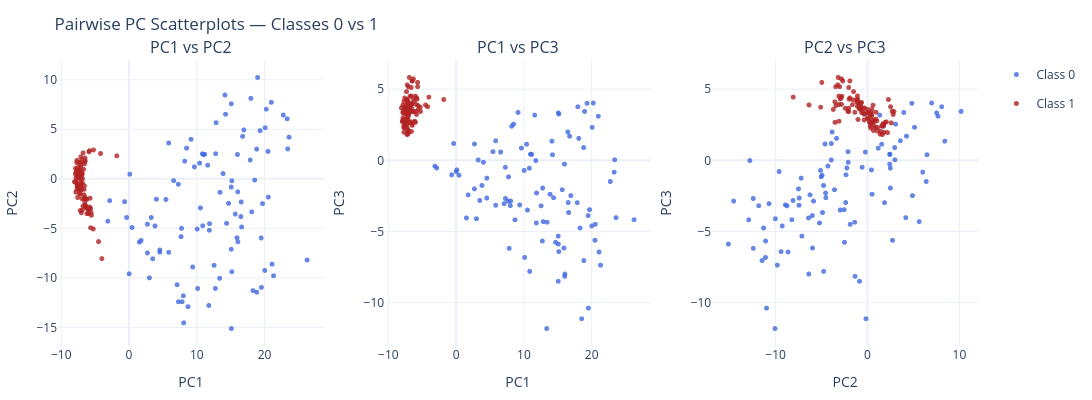
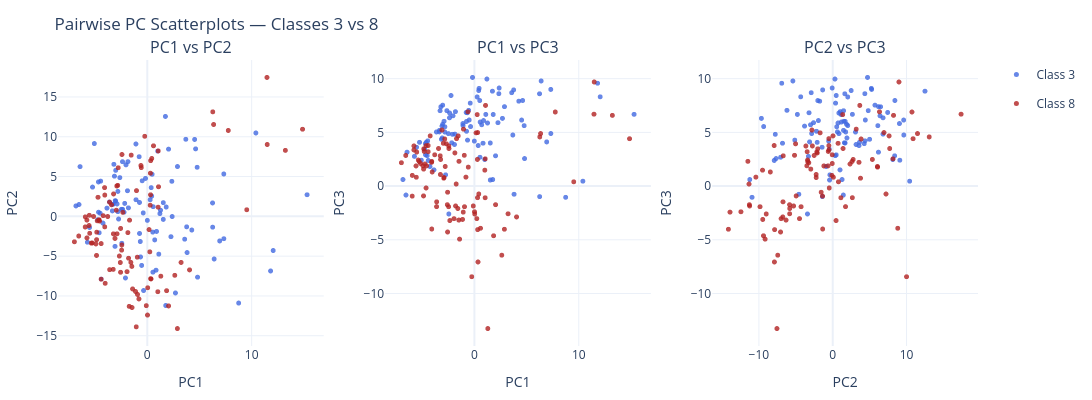
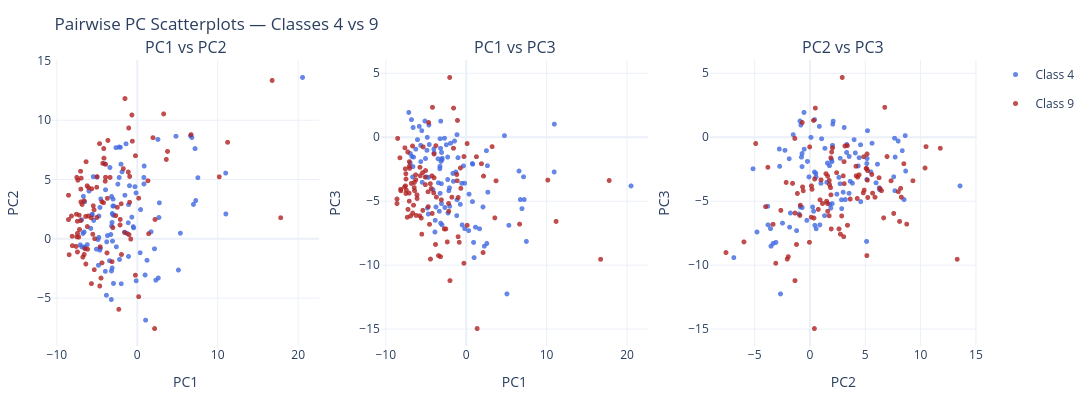
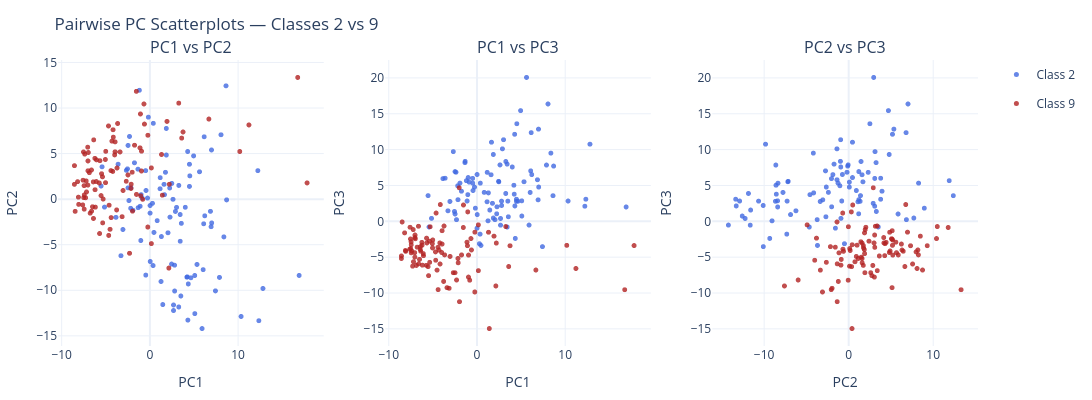

The code cell stored with these charts, in order, in its notebook:
### Code cell
import numpy as np
from sklearn.preprocessing import StandardScaler
from sklearn.decomposition import PCA
import plotly.graph_objects as go
from plotly.subplots import make_subplots

def plot_pairwise_pcs_two_classes(X, y, class_pairs=None, marker_size=5, opacity=0.7):
    """
    For each pair of classes, show a 1x3 grid:
      (PC1 vs PC2), (PC1 vs PC3), (PC2 vs PC3)
    Only the two classes in the pair are plotted in each grid.

    Parameters
    ----------
    X : array-like, shape (n_samples, n_features)
    y : array-like, shape (n_samples,)
    class_pairs : list of tuple[int, int]
        Pairs of class labels to plot. If None, uses a few defaults.
    marker_size : int
        Marker size for scatter points.
    opacity : float
        Marker opacity (0–1).
    """
    if class_pairs is None:
        # A few illustrative pairs; customize as you like
        class_pairs = [(0, 1), (3, 8), (4, 9)]

    # 1) Standardize and PCA (top 3 PCs)
    scaler = StandardScaler(with_mean=True, with_std=True)
    X_std = scaler.fit_transform(X)

    pca = PCA(n_components=3, random_state=0)
    Z = pca.fit_transform(X_std)  # shape: (n_samples, 3)

    pc_pairs = [("PC1", "PC2", 0, 1),
                ("PC1", "PC3", 0, 2),
                ("PC2", "PC3", 1, 2)]

    # 2) For each pair of classes, build a 1x3 grid
    for (c1, c2) in class_pairs:
        mask = (y == c1) | (y == c2)
        Z_sub = Z[mask]
        y_sub = y[mask]

        fig = make_subplots(
            rows=1, cols=3,
            subplot_titles=[f"{xlab} vs {ylab}" for (xlab, ylab, _, _) in pc_pairs]
        )

        # Colors for the two classes in this plot
        class_colors = {c1: "royalblue", c2: "firebrick"}

        for col, (xlab, ylab, xi, yi) in enumerate(pc_pairs, start=1):
            for cls in (c1, c2):
                m = (y_sub == cls)
                fig.add_trace(
                    go.Scattergl(
                        x=Z_sub[m, xi],
                        y=Z_sub[m, yi],
                        mode="markers",
                        name=f"Class {cls}",
                        legendgroup=f"class_{cls}",
                        marker=dict(size=marker_size, opacity=opacity, color=class_colors[cls]),
                        showlegend=(col == 1)  # show legend only once (on first subplot)
                    ),
                    row=1, col=col
                )
            fig.update_xaxes(title_text=xlab, row=1, col=col)
            fig.update_yaxes(title_text=ylab, row=1, col=col)

        fig.update_layout(
            title=f"Pairwise PC Scatterplots — Classes {c1} vs {c2}",
            template="plotly_white",
            height=400,
            width=1100,
            margin=dict(l=40, r=20, t=60, b=40)
        )
        fig.show()


# ---------------------------
# Example usage (assumes X, y are in memory)
# ---------------------------
# Choose your class pairs explicitly, or let the function use defaults:
# class_pairs = [(0,1), (2,3), (4,5), (6,7), (8,9)]
class_pairs = [(0,1), (3,8), (4,9), (2,9)]

plot_pairwise_pcs_two_classes(X, y, class_pairs=class_pairs, marker_size=5, opacity=0.8)
